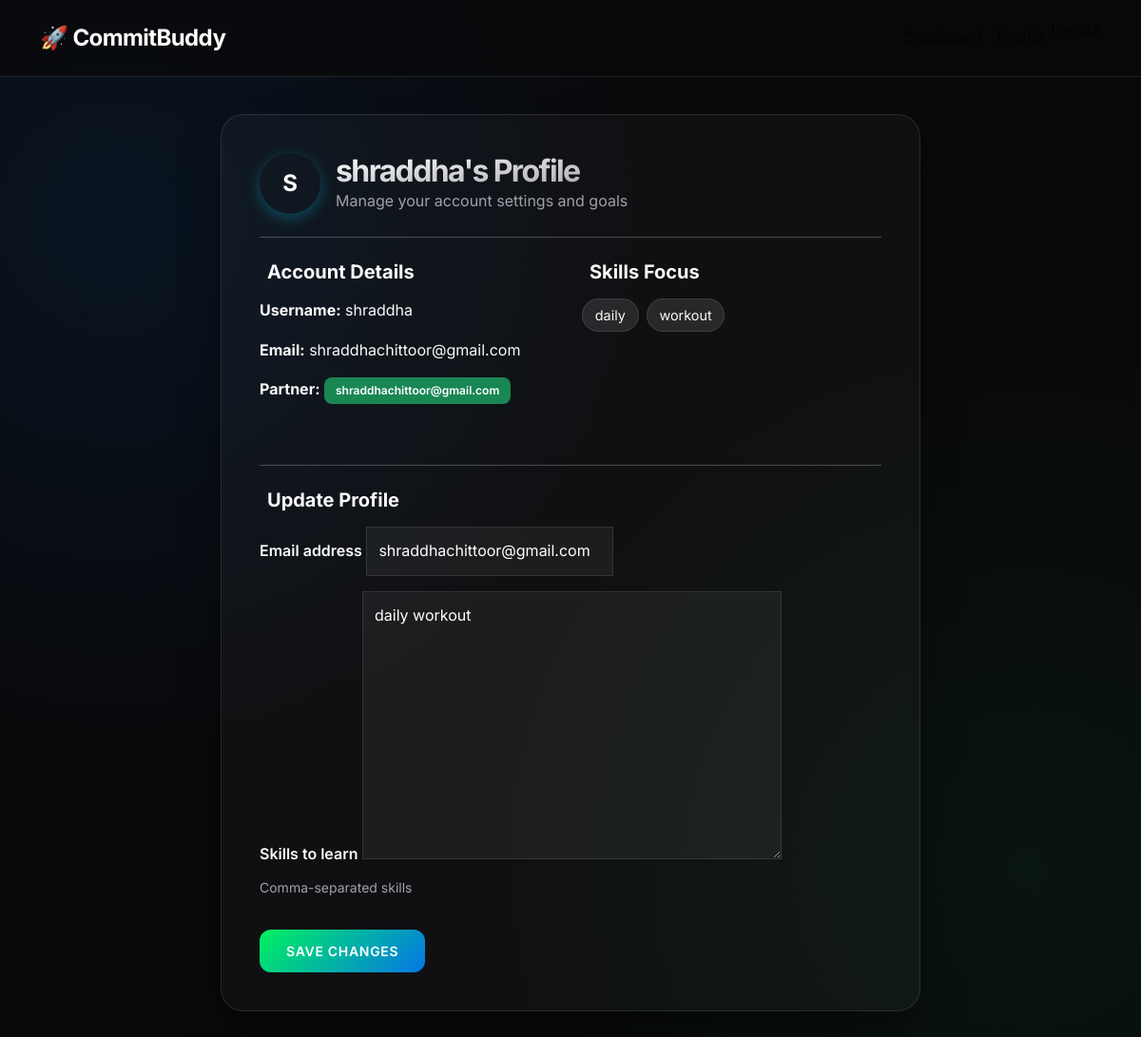
Page /users/profile/ (signed in) on the earlier database version.
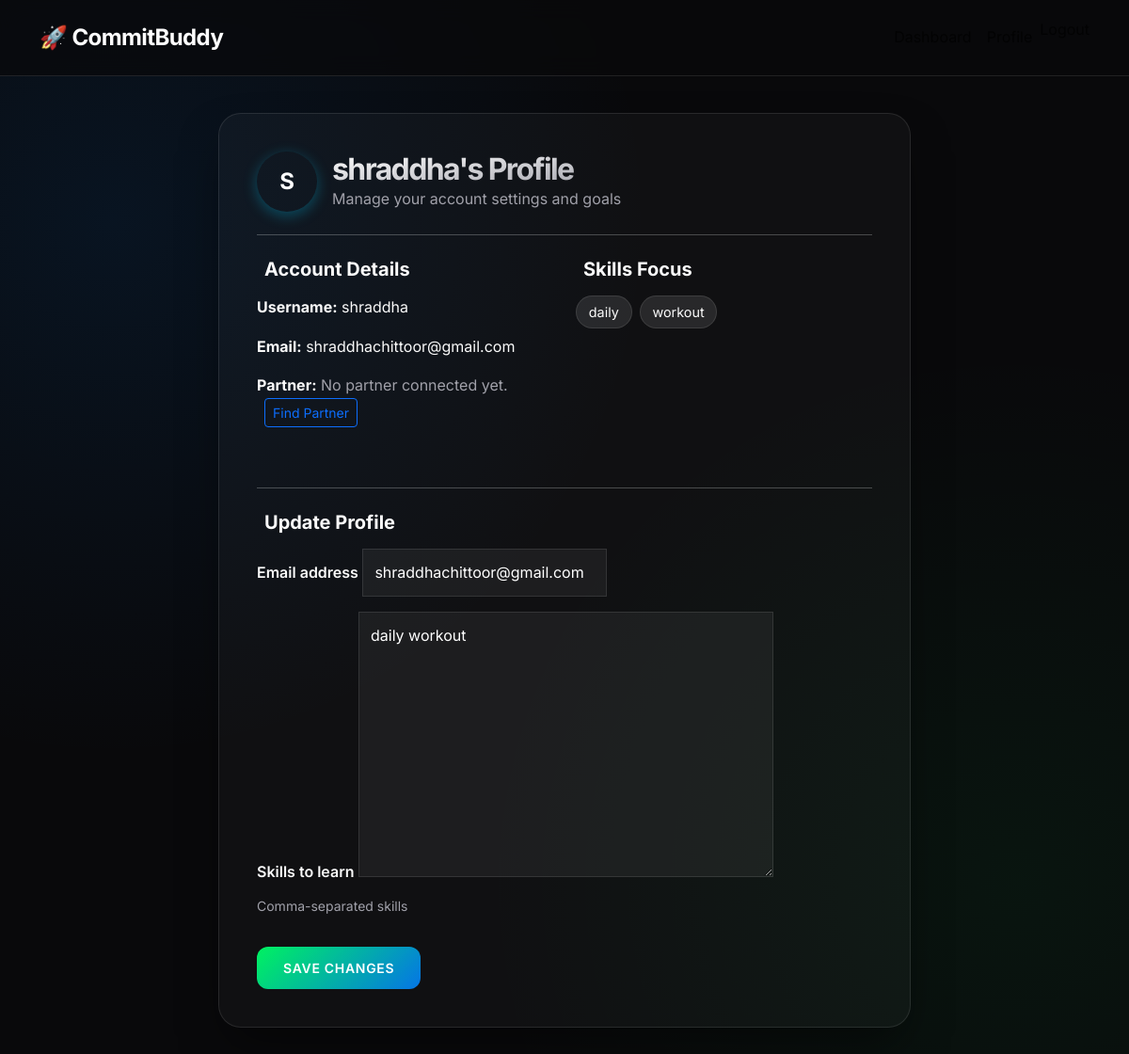
Same page on the later database version.
### users/models.py (models this page shows, shortened)
class CustomUser(AbstractUser):
    partner = models.OneToOneField(
        'self',
        on_delete=models.SET_NULL,
        null=True,
        blank=True,
        related_name='accountability_partner'
    )
    skills_to_learn = models.TextField(blank=True, help_text="Comma-separated skills")

### users/views.py (the view)
# urls.py: path('profile/', views.profile, name='profile'),
@login_required
def profile(request):
    if request.method == 'POST':
        form = UserUpdateForm(request.POST, instance=request.user)
        if form.is_valid():
            form.save()
            messages.success(request, "Your profile has been updated!")
            return redirect('profile')
    else:
        form = UserUpdateForm(instance=request.user)
    return render(request, 'users/profile.html', {'form': form})

### users/forms.py
class UserUpdateForm(forms.ModelForm):
    class Meta:
        model = CustomUser
        fields = ('email', 'skills_to_learn',)

### templates/users/profile.html (shortened to what this page needs)
{% extends 'base.html' %}
{% block content %}
<div class="row justify-content-center fade-in">
    <div class="col-md-8">
        <div class="glass-card">
            <div class="d-flex align-items-center mb-4">
                <div class="avatar-circle me-3">
                    {{ user.username|first|upper }}
                </div>
                <div>
                    <h2 class="mb-0 fw-bold">{{ user.username }}'s Profile</h2>
                    <p class="text-muted mb-0">Manage your account settings and goals</p>
                </div>
            </div>
            <hr class="border-light opacity-10 mb-4">
            <div class="row">
                <div class="col-md-6 mb-4">
                    <h5 class="fw-bold mb-3">Account Details</h5>
                    <p><strong>Username:</strong> {{ user.username }}</p>
                    <p><strong>Email:</strong> {{ user.email|default:"Not set" }}</p>
                    <p><strong>Partner:</strong>
                        {% if user.partner %}
                        <span class="badge bg-success">{{ user.partner.username }}</span>
                        {% else %}
                        <span class="text-muted italic">No partner connected yet.</span>
                        <a href="{% url 'find_partner' %}" class="btn btn-sm btn-outline-primary ms-2">Find Partner</a>
                        {% endif %}
                    </p>
                </div>
                <div class="col-md-6 mb-4">
                    <h5 class="fw-bold mb-3">Skills Focus</h5>
                    {% if user.skills_to_learn %}
                    <div class="d-flex flex-wrap gap-2">
                        {% for skill in user.skills_to_learn.split %}
                        <span class="skill-tag">{{ skill|cut:"," }}</span>
                        {% endfor %}
                    </div>
                    {% else %}
                    <p class="text-muted italic">No skills listed yet.</p>
                    {% endif %}
                </div>
            </div>
            <hr class="border-light opacity-10 my-4">
            <h5 class="fw-bold mb-3">Update Profile</h5>
            <form method="post">
                {% for field in form %}
                <div class="mb-3">
                    <label class="form-label fw-semibold">{{ field.label }}</label>
                    {{ field }}
                    {% if field.help_text %}
                    <div class="form-text text-muted">{{ field.help_text }}</div>
                    {% endif %}
                </div>
                {% endfor %}
                <button type="submit" class="btn btn-premium mt-3">Save Changes</button>
            </form>
        </div>
    </div>
</div>
{% endblock %}

Differences in the rows shown:
changed CustomUser "shraddha": partner_id 2 → empty (drawn); partner.username "shraddhachittoor@gmail.com" → (not shown)
Other differences:
text now shown: "No partner connected yet. Find Partner"
